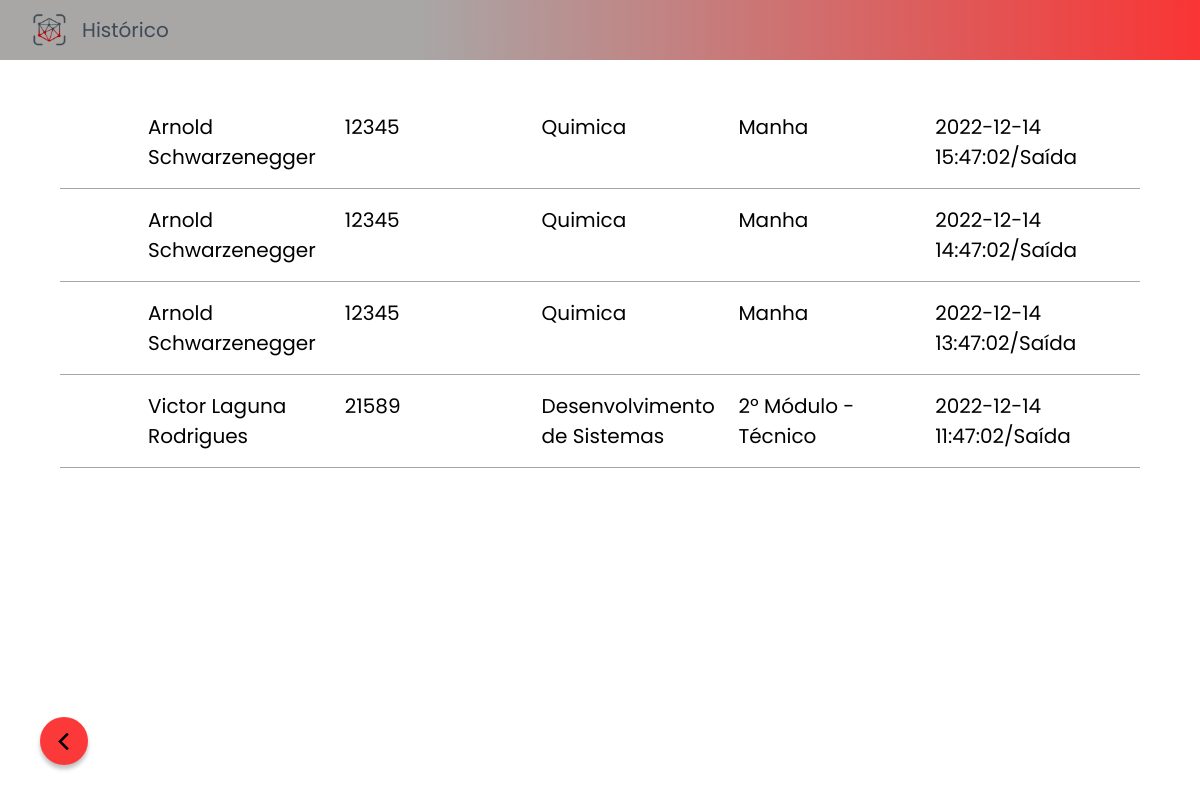
/view/registro.php (signed in), run on the app's committed database.
### tables this page shows
create table registro (
    rm int not null,
    entradaSaida datetime not null,
    foreign key(rm) references CadastroAluno(rm)
);

create table CadastroAluno(
    nome varchar(140) not null,
    rm int(5) not null primary key check (rm > 0 and rm <= 99999 or rm = 1 ),
    email varchar(100) not null unique key,
    curso varchar(50) not null,
    periodo varchar(50) not null,
    status varchar(10) not null default 'Ativo'
);

### model/DAO/RegistroDAO.php (called while the page is built, shortened)
<?php
class RegistroDAO{
    function pegarTodosRegistros(){
        $pdo = conectar();
        $resul = $pdo->query("select cadastroaluno.nome, cadastroaluno.rm, cadastroaluno.curso, cadastroaluno.periodo, registro.entradaSaida from CadastroAluno inner join registro on cadastroaluno.rm = registro.rm order by registro.entradaSaida Desc limit 500 ;");
        return ($resul);
    }
}

### model/Registros.php (called while the page is built, shortened)
<?php
include_once('DAO/RegistroDAO.php');
class Registro {
    function pegarTodosRegistros(){
        $registroDAO = new RegistroDAO();
        $res = $registroDAO->pegarTodosRegistros();
        return $res;
    }
}

### controller/RegistroController.php (the view, shortened to what this page needs)
<?php
    include('../model/Registros.php');
    class RegistroController {
        function pegarTodosRegistros(){
            $registro = new Registro();
            return $registro->pegarTodosRegistros();
        }
        function lista(){
            $lista = $this->pegarTodosRegistros();
            $a = $lista ->fetchAll(PDO::FETCH_NUM);
            foreach ($a as $coluna => $valor) {
                if ($valor[2] == 'ds') {
                    $a[$coluna][2] = "Desenvolvimento de Sistemas";
                }
            }
            foreach ($a as $coluna => $valor) {
                if ($valor[3] == 'seg-modulo') {
                    $a[$coluna][3] = "2º Módulo - Técnico";
                }
            }
            foreach($a as $itens){
                echo
                '<li class="registro">
                    <div class="nome">'. $itens[0] .'</div>
                    <div class="rm">'. $itens[1] .'</div>
                    <div class="periodo">'. $itens[2] .'</div>
                    <div class="curso">'. $itens[3] .'</div>
                    <div class="entradaSaida">'. $itens[4] .'/Saída</div>
                </li>';
            }
        }
    }

### view/registro.php (shortened to what this page needs)
<?php
    include ('../Controller/RegistroController.php');
    $registroController = new RegistroController();
?>
<!DOCTYPE html>
<html lang="en">
<head>
    <link rel="stylesheet" href="../assets/css/variaveis.css">
    <link rel="stylesheet" href="../assets/css/corpo.css">
    <link rel="stylesheet" href="../assets/css/header-cadastro.css">
    <link rel="stylesheet" href="../assets/css/historico.css">
    <link rel="stylesheet" href="../assets/fontes/PTSans-Regular.ttf">
</head>
<body>
    <header class="header-cadastro">
        <img src="../assets/imagens/logo_icon.png" alt="Logo Sistema Face ID" class="header-cadastro__image">
        <h1 class="header__title">Histórico</h1>
    </header>
    <main id="registroMain">
        <ol id="historico">
            <?php
                $registroController ->lista();
            ?>
        </ol>
    </main>
    <a href="faceid.php" target="_self">
        <button class="voltar">
            <span id="voltarIcon" class="material-symbols-outlined">
            </span>
        </button>
    </a>
</body>
</html>

### assets/css/variaveis.css (style rules this page uses)
:root { --cor-fundo:#D6D4E2; --vermelho:#F93535; --cor-botao-escuro:#3D4B56; --cor-fundo-icons:#A9A6A6; --cor-fundo-container:#7A7A7A; --fonte:'Poppins', sans-serif; }

### assets/css/corpo.css (style rules this page uses)
* { padding: 0; margin: 0; text-decoration: none; border: 0; border: none; box-sizing: border-box; font-family: var(--fonte); }
body { height: 100vh; }

### assets/css/header-cadastro.css (style rules this page uses)
.header-cadastro { background: linear-gradient(269.56deg, #F93535 0.25%, #A9A6A6 64.85%); width: 100%; height: 60px; position: relative; margin-bottom: 1rem; display: flex; align-items: center; padding: 0 2rem; gap: 1rem; }
.header-cadastro__image { width: 3%; }
.header__title { font-size: 20px; font-family: var(--fonte); font-weight: 400; color: var(--cor-botao-escuro); }

### assets/css/historico.css (style rules this page uses)
body { overflow-x: hidden; }
#registroMain { margin: 20px auto; width: 90vw; }
#historico { display: flex; flex-direction: column ; justify-content: center; padding:1rem 0; }
.registro { list-style: none; display: grid; grid-template-columns: repeat(5, 20%); gap: 0 1rem; border-bottom: 1px solid #A9A6A6; padding: 1rem 5.5rem; font-family: 'PT Sans', sans-serif; font-weight: 400; font-size: 20px ; }
.voltar { display: flex; align-items: center; justify-content: center; border-radius: 50%; background-color: rgb(252, 57, 57); box-shadow: 0px 4px 4px 0px #00000040; height: 48px; width: 48px; border-radius: 50%; transition: .4s all; position: fixed; bottom: 35px; left: 40px; }
#voltarIcon { font-size: 35px; }

### data on the page
registro: rm.nome "Arnold Schwarzenegger", rm.rm "12345", rm.curso "Quimica", rm.periodo "Manha", entradaSaida "2022-12-14 15:47:02"
registro: rm.nome "Arnold Schwarzenegger", rm.rm "12345", rm.curso "Quimica", rm.periodo "Manha", entradaSaida "2022-12-14 14:47:02"
registro: rm.nome "Arnold Schwarzenegger", rm.rm "12345", rm.curso "Quimica", rm.periodo "Manha", entradaSaida "2022-12-14 13:47:02"
registro: rm.nome "Victor Laguna Rodrigues", rm.rm "21589", itens "Desenvolvimento de Sistemas", itens "2º Módulo - Técnico", entradaSaida "2022-12-14 11:47:02"
